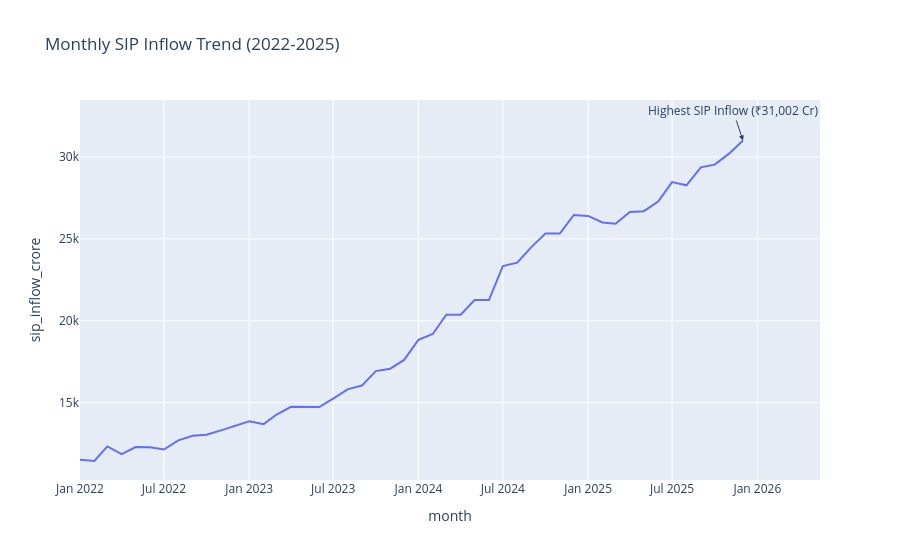

Here is the notebook cell this chart was saved with:
### Code cell
# Create line chart

fig = px.line(
    sip,
    x="month",
    y="sip_inflow_crore",
    title="Monthly SIP Inflow Trend (2022-2025)"
)

# Find the highest SIP inflow
max_row = sip.loc[sip["sip_inflow_crore"].idxmax()]

# Add annotation
fig.add_annotation(
    x=max_row["month"],
    y=max_row["sip_inflow_crore"],
    text="Highest SIP Inflow (₹31,002 Cr)",
    showarrow=True,
    arrowhead=2
)

fig.show()
